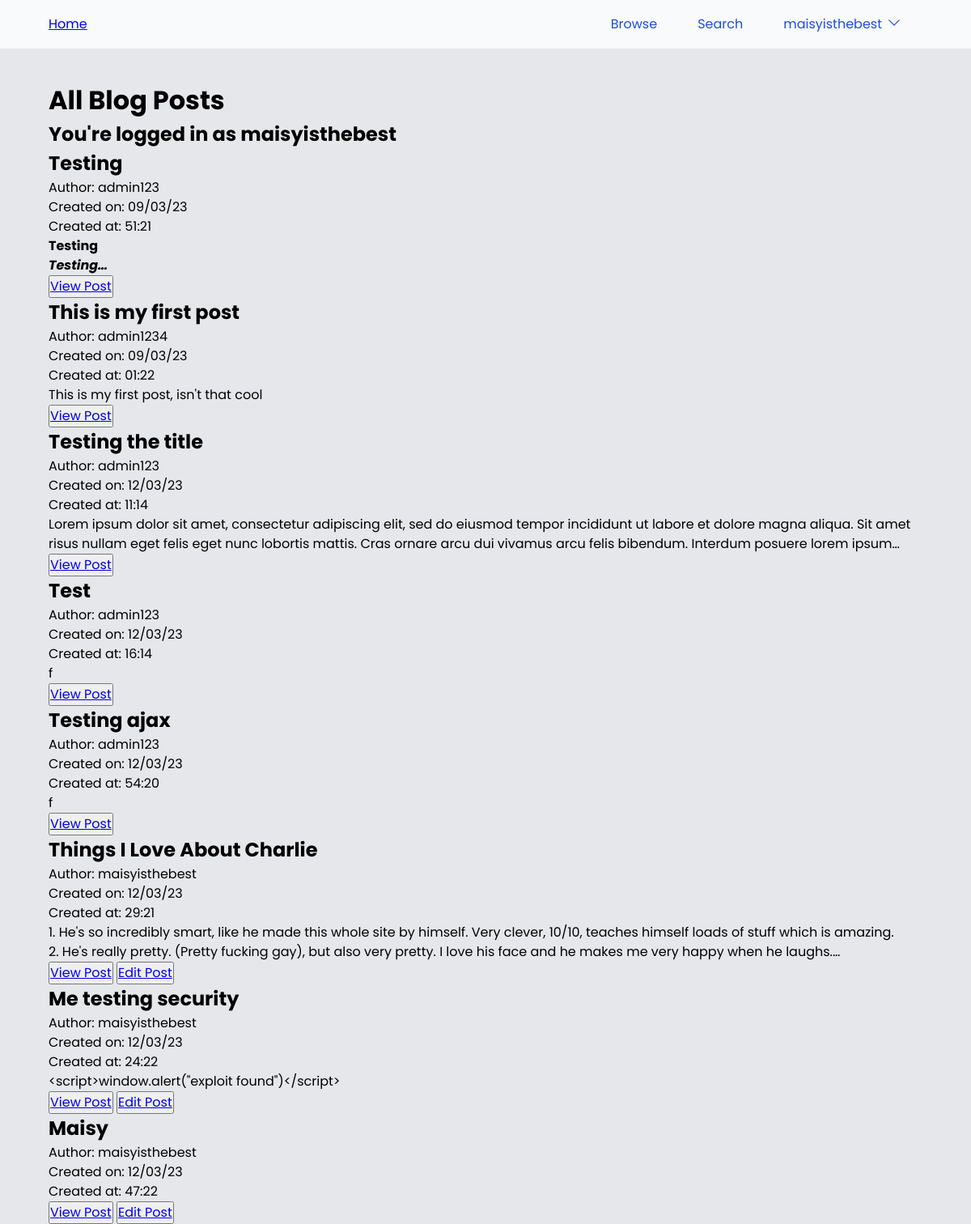
Screenshot of /posts (signed in) with the database file from the repository.
### models.py (models this page shows, shortened)
class UserModel(UserMixin, db.Model):
    __tablename__ = 'users'
    id = db.Column(db.Integer, primary_key=True)
    username = db.Column(db.String(50), unique=True, nullable=False)
    password_hash = db.Column(db.String(128), nullable=False)
    privilege_level = db.Column(db.String(16), default="User", nullable=False) #Could be User, Admin, or SuperAdmin also could be an integer but used string for this example

class PostModel(db.Model):
    __tablename__ = 'posts'
    id = db.Column(db.Integer, primary_key=True)
    title = db.Column(db.String(100), nullable=False)
    slug = db.Column(db.String(100), unique=True, nullable=False)
    content = db.Column(db.Text, nullable=False)
    created_at = db.Column(db.DateTime, server_default=func.now())
    updated_at = db.Column(db.DateTime, onupdate=func.now())
    author = db.Column(db.String(100), db.ForeignKey('users.username'), nullable=False)
    status = db.Column(db.String, default="Draft") #Could be Draft, Review, Published, or Archived

### main.py (the view)
@app.route("/posts")
def browse():
    posts = PostModel.query.all()
    return render_template("browse_posts.html", posts=posts, current_username=get_current_username())

### main.py (called while the page is built)
def get_current_username():
    if current_user.is_authenticated:
        return current_user.username
    else:
        return "Guest"

### models.py (called while the page is built)
@login.user_loader
def load_user(id):
    return UserModel.query.get(int(id))

### templates/browse_posts.html
{% extends "base.html" %}{%block head%}{%endblock%}{% block body %}
<h1>All Blog Posts</h1>
<h2>You're logged in as {{current_username}}</h2>
{% for post in posts %}
<div class="post-card">
    <h2>{{post.title}}</h2>
    <p>Author: {{post.author}}</p>
    <p>Created on: {{post.created_at.strftime("%d/%m/%y")}}</p>
    <p>Created at: {{post.created_at.strftime("%M:%H")}}</p>
    <div class="post__content-preview">{{post.content|safe}}</div>
    <div class="button-container">
        <button><a href="{{url_for("view_post", slug=post.slug)}}">View Post</a></button>
        {% if post.author == current_username or current_user.privelege_level == "Admin" %}
        <button><a href="{{url_for("edit", slug=post.slug)}}">Edit Post</a></button>
        {% endif %}
</div>
{% endfor %}
{% endblock %}

### templates/base.html (shortened to what this page needs)
<!DOCTYPE html>
<html lang="en">
  <head>
    <link rel="stylesheet" href="{{ url_for('static', filename='css/stylesheet.css')}}" />
  </head>
  <header class="header">
    <div class="header__inner">
      <a href="{{url_for('index')}}"
        >Home</a>
      <nav class="nav">
        <ul class="nav__list">
          <li class="nav__list-item">
            <a class="nav__list-link" href="{{url_for("browse")}}">Browse</a>
          </li>
          <li class="nav__list-item">
            <a class="nav__list-link" href="#">Search</a>
          </li>
          {% if current_user.is_authenticated %}
          <li class="nav__list-item">
            <div class="dropdown">
              <button class="dropbtn">{{current_username}}<svg xmlns="http://www.w3.org/2000/svg" fill="none" viewBox="0 0 24 24" stroke-width="1.5" stroke="currentColor" class="w-6 h-6">
                <path stroke-linecap="round" stroke-linejoin="round" d="M19.5 8.25l-7.5 7.5-7.5-7.5" />
              </svg>
              </button>
            </div>
            {% else %}
            <a class="nav__list-link" href="{{url_for('login')}}">Login</a>
            {% endif %}
          </li>
        </ul>
      </nav>
    </div>
  </header>
  <body>
    <div class="content">
    {% block body %} {% endblock %}
  </div>
  </body>
</html>

### static/css/stylesheet.css (style rules this page uses)
*, *::before, *::after { box-sizing: border-box; }
* { margin: 0; padding: 0; }
html, body { height: 100%; }
body { line-height: 1.5; -webkit-font-smoothing: antialiased; }
img, picture, video, canvas, svg { display: block; max-width: 100%; }
input, button, textarea, select { font: inherit; }
p, h1, h2, h3, h4, h5, h6 { overflow-wrap: break-word; }
:root { --dark-background: #27272a; --dark-foregeound: #e2e8f0; --dark-text: #e2e8f0; --dark-text-lighter: #6e6e6e; --dark-primary: #3839ff; --current-background: #e5e7eb; --current-foregeound: #18181b; --current-text: #18181b; --current-text-lighter: #4d5050; --light-primary: #00c3ff; --color-primary: #4f46e5; --color-secondary: #818cf8; --gradeint-primary: linear-gradient(#163de7, #00c3ff); }
body { background-color: var(--current-background); font-family: "Poppins", Noto Sans, sans-serif; min-height: 100%; height: 100%; display: flex; flex-direction: column; }
.content { flex: 1 1 auto; margin: 0 5%; }
.header { color: var(--primary-fg); background-color: #f8fafc; display: flex; justify-content: center; margin-bottom: 40px; padding: 14px 0; }
.header__inner { display: flex; justify-content: space-between; align-items: center; max-width: 90vw; width: 100%; }
.nav { flex: 0 1 auto; }
.nav__list { display: flex; justify-content: space-between; list-style: none; align-items: center; }
.nav__list-item { margin: 0; }
.nav__list-link { text-decoration: none; transition: all 0.3s; padding: 4px 25px; color: #1d4ed8; }
.nav .dropdown .dropbtn { border: none; outline: none; color: #1d4ed8; background-color: inherit; font-family: inherit; margin: 0; }
.nav .dropbtn { display: flex; padding: 4px 25px; transition: all 0.3s; }
.nav .dropbtn svg { margin-left: 5px; width: 20px; }
.post__content-preview { display: -webkit-box; -webkit-line-clamp: 2; -webkit-box-orient: vertical; overflow: hidden; }
.post__content-preview * { font-size: 1rem; }

### rows the page displays
UserModel: username "maisyisthebest"
PostModel: title "Testing", author "admin123", created_at "09/03/23", created_at "51:21", content "Testing Testing"
PostModel: title "This is my first post", author "admin1234", created_at "09/03/23", created_at "01:22", content "This is my first post, isn't that cool"
PostModel: title "Testing the title", author "admin123", created_at "12/03/23", created_at "11:14", content "Lorem ipsum dolor sit amet, consectetur adipiscing elit, sed do eiusmod tempor incididunt ut labore et dolore magna aliqua. Sit amet risus nullam eget felis eget nunc lobortis mattis. Cras ornare arcu dui vivamus arcu felis bibendum. Interdum posuere lorem…"
PostModel: title "Test", author "admin123", created_at "12/03/23", created_at "16:14", content "f"
PostModel: title "Testing ajax", author "admin123", created_at "12/03/23", created_at "54:20", content "f"
PostModel: title "Things I Love About Charlie", author "maisyisthebest", created_at "12/03/23", created_at "29:21", content "1. He's so incredibly smart, like he made this whole site by himself. Very clever, 10/10, teaches himself loads of stuff which is amazing. 2. He's really pretty. (Pretty fucking gay), but also very pretty. I love his face and he makes me very happy when he laughs."
PostModel: title "Me testing security", author "maisyisthebest", created_at "12/03/23", created_at "24:22", content "<script>window.alert(\"exploit found\")</script>"
PostModel: title "Maisy", author "maisyisthebest", created_at "12/03/23", created_at "47:22"
